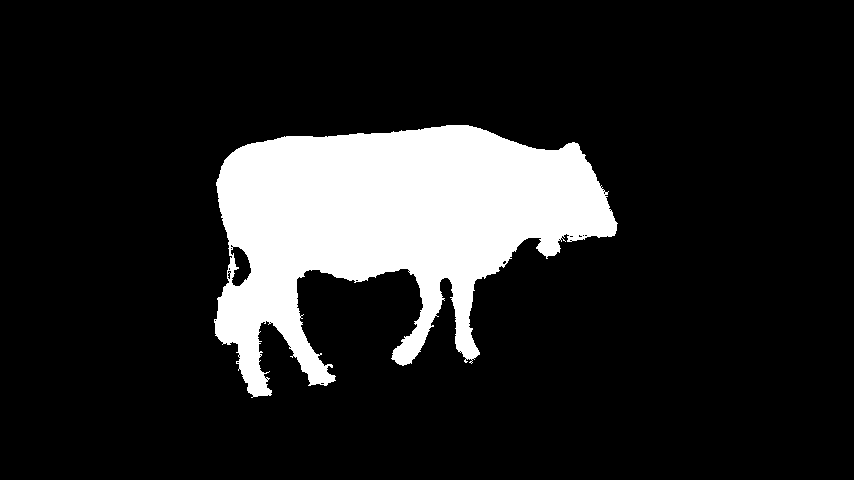
#> input picture mapping-propa/cows/00000.png, 854 x 480 px, found by its file name
$ python canny.py
#> lines starting #> are read from the running program, lines starting #| are printed output that depends on the picture; after the words box and inside, x2 and y2 are one past the last pixel; in counts of white or black regions, pixels touching at a corner belong together
import numpy as np
import math
import cv2

class Canny():

    def __init__(self):

        self.img_gray = None
        self.smoothed = None
        self.dx = None
        self.dy = None
        self.gradMat = None
        self.NMS_Mat = None
        self.img_final = None

    def edge_detection(self, img_path):

        self.img_gray = self.greyed(img_path)
        self.smoothed = self.smooth(self.img_gray)
        self.dx, self.dy, self.gradMat, _ = self.gradients(self.smoothed) #dx,dy,gradMat 分别是x方向梯度、y方向梯度和梯度强度
        self.NMS_Mat = self.NMS(self.gradMat,self.dx, self.dy)
        # cv2.imwrite("/home/songzhuoran/video/video-block-based-acc/test.png",self.NMS_Mat)
        self.img_final = self.double_threshold(self.NMS_Mat)

        return self.img_final

    # 灰度化
    def greyed(self, img_path):
        """
        Calculate function:
        Gray(i,j) = [R(i,j) + G(i,j) + B(i,j)] / 3
        or :
        Gray(i,j) = 0.299 * R(i,j) + 0.587 * G(i,j) + 0.114 * B(i,j)
        """
        # 读取图片
        img = cv2.imread(img_path)
#> img is the input picture: shape (480, 854, 3); 14.5% white; 1 white region, box (x1, y1, x2, y2) and area: (214, 125, 618, 398) 59288
        # 转换成 RGB 格式
        img_rgb = cv2.cvtColor(img, cv2.COLOR_BGR2RGB)
        # 灰度化
        img_gray = np.dot(img_rgb[...,:3], [0.299, 0.587, 0.114])

        return img_gray

    # 去除噪音 - 使用 5x5 的高斯滤波器
    def smooth(self, img_gray):

        # 生成高斯滤波器
        """
        要生成一个 (2k+1)x(2k+1) 的高斯滤波器，滤波器的各个元素计算公式如下：

        H[i, j] = (1/(2*pi*sigma**2))*exp(-1/2*sigma**2((i-k-1)**2 + (j-k-1)**2))
        """
        sigma1 = sigma2 = 1.4
        gau_sum = 0
        gaussian = np.zeros([5, 5])
        for i in range(5):
            for j in range(5):
                gaussian[i, j] = math.exp((-1/(2*sigma1*sigma2))*(np.square(i-3)
                                + np.square(j-3)))/(2*math.pi*sigma1*sigma2)
                gau_sum =  gau_sum + gaussian[i, j]

        # 归一化处理
        gaussian = gaussian / gau_sum

        # 高斯滤波
        W, H = img_gray.shape
#> W = 480; H = 854
        new_gray = np.zeros([W-5, H-5])

        for i in range(W-5):
            for j in range(H-5):
                new_gray[i, j] = np.sum(img_gray[i:i+5, j:j+5] * gaussian)

        return new_gray

    # 计算梯度幅值
    def gradients(self, new_gray):

        W, H = new_gray.shape
#> W = 475; H = 849
        dx = np.zeros([W-1, H-1])
        dy = np.zeros([W-1, H-1])
        M = np.zeros([W-1, H-1])
        theta = np.zeros([W-1, H-1])

        for i in range(W-1):
            for j in range(H-1):
                dx[i, j] = new_gray[i+1, j] - new_gray[i, j]
                dy[i, j] = new_gray[i, j+1] - new_gray[i, j]
                M[i, j] = np.sqrt(np.square(dx[i, j]) + np.square(dy[i, j])) # 图像梯度幅值作为图像强度值
                theta[i, j] = math.atan(dx[i, j] / (dy[i, j] + 0.000000001)) # 计算 slope θ - artan(dx/dy)
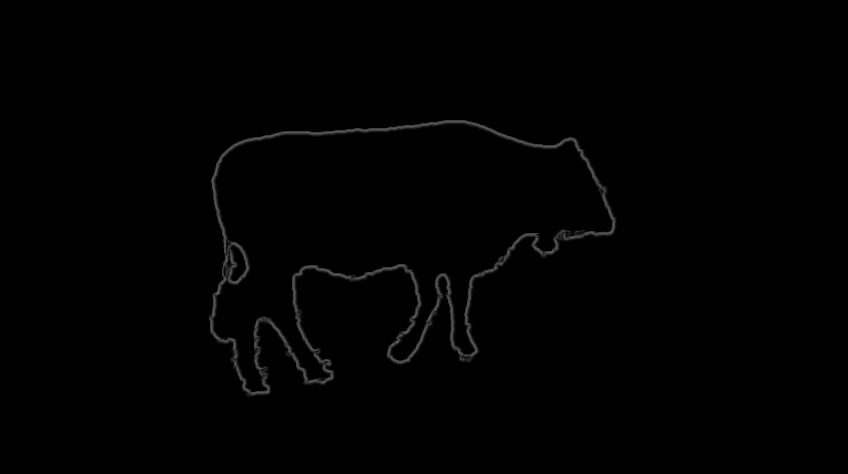
#> M: shape (474, 848) float64; min 0, max 100.2, mean 1.2
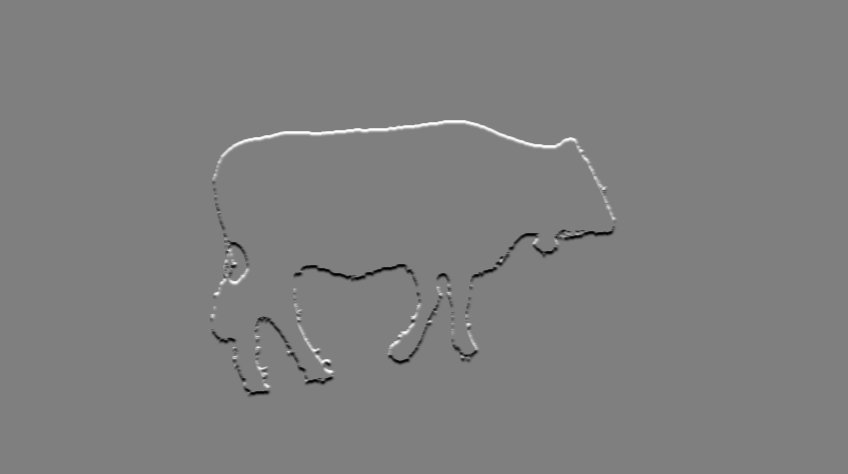
#> dx: shape (474, 848) float64; min -84.7, max 84.7, mean 0; drawn with min black and max white
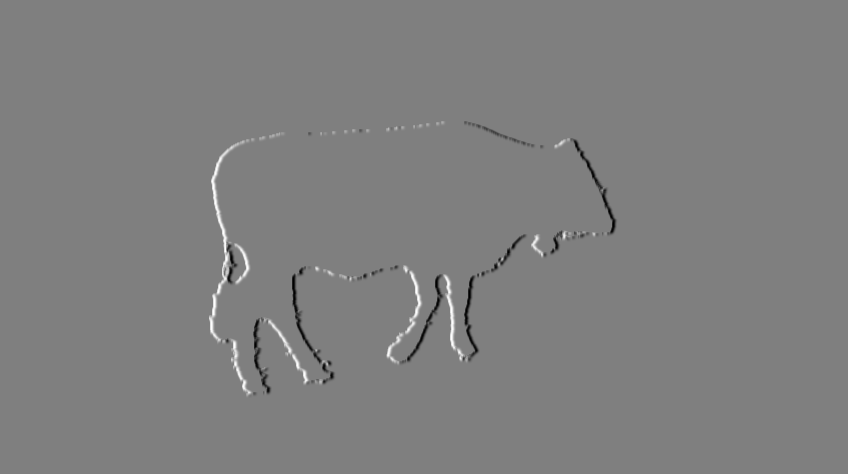
#> dy: shape (474, 848) float64; min -84.7, max 84.7, mean 0; drawn with min black and max white

        return dx, dy, M, theta

    # 非极大值抑制 NMS

    def NMS(self, M, dx, dy):

        d = np.copy(M)
        W, H = M.shape
#> W = 474; H = 848
        NMS = np.copy(d)
        NMS[0, :] = NMS[W-1, :] = NMS[:, 0] = NMS[:, H-1] = 0

        for i in range(1, W-1):
            for j in range(1, H-1):

                # 如果当前梯度为0，该点就不是边缘点
                if M[i, j] == 0:
                    NMS[i, j] = 0

                else:
                    gradX = dx[i, j] # 当前点 x 方向导数
                    gradY = dy[i, j] # 当前点 y 方向导数
                    gradTemp = d[i, j] # 当前梯度点

                    # 如果 y 方向梯度值比较大，说明导数方向趋向于 y 分量
                    if np.abs(gradY) > np.abs(gradX):
                        weight = np.abs(gradX) / np.abs(gradY) # 权重
                        grad2 = d[i-1, j]
                        grad4 = d[i+1, j]

                        # 如果 x, y 方向导数符号相同
                        # 像素点位置关系
                        # g1 g2
                        #    c
                        #    g4 g3
                        if gradX * gradY > 0:
                            grad1 = d[i-1, j-1]
                            grad3 = d[i+1, j+1]

                        # 如果 x，y 方向导数符号相反
                        # 像素点位置关系
                        #    g2 g1
                        #    c
                        # g3 g4
                        else:
                            grad1 = d[i-1, j+1]
                            grad3 = d[i+1, j-1]

                    # 如果 x 方向梯度值比较大
                    else:
                        weight = np.abs(gradY) / np.abs(gradX)
                        grad2 = d[i, j-1]
                        grad4 = d[i, j+1]

                        # 如果 x, y 方向导数符号相同
                        # 像素点位置关系
                        #      g3
                        # g2 c g4
                        # g1
                        if gradX * gradY > 0:
                            grad1 = d[i+1, j-1]
                            grad3 = d[i-1, j+1]


                        # 如果 x，y 方向导数符号相反
                        # 像素点位置关系
                        # g1
                        # g2 c g4
                        #      g3
                        else:
                            grad1 = d[i-1, j-1]
                            grad3 = d[i+1, j+1]

                    # 利用 grad1-grad4 对梯度进行插值
                    gradTemp1 = weight * grad1 + (1 - weight) * grad2
                    gradTemp2 = weight * grad3 + (1 - weight) * grad4

                    # 当前像素的梯度是局部的最大值，可能是边缘点
                    if gradTemp >= gradTemp1 and gradTemp >= gradTemp2:
                        NMS[i, j] = gradTemp

                    else:
                        # 不可能是边缘点
                        NMS[i, j] = 0
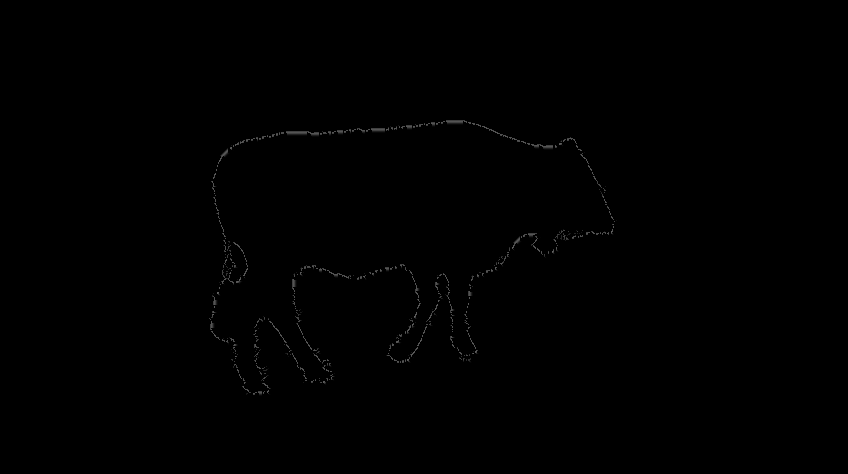
#> NMS: shape (474, 848) float64; 2.31% of pixels changed, all inside (x1, y1, x2, y2) = (209, 120, 618, 398)

        return NMS

    def double_threshold(self, NMS):

        W, H = NMS.shape
#> W = 474; H = 848
        DT = np.zeros([W, H])

        # 定义高低阈值
        TL = 0.1 * np.max(NMS)
#> TL = 10.02
        TH = 0.3 * np.max(NMS)
#> TH = 30.07

        for i in range(1, W-1):
            for j in range(1, H-1):
                if (NMS[i, j] < TL):
                    DT[i, j] = 0

                elif (NMS[i, j] > TH):
                    DT[i, j] = 1

                #
                elif (NMS[i-1, j-1:j+1] < TH).any() or (NMS[i+1, j-1:j+1].any()
                        or (NMS[i, [j-1, j+1]] < TH).any()):
                    DT[i, j] = 1
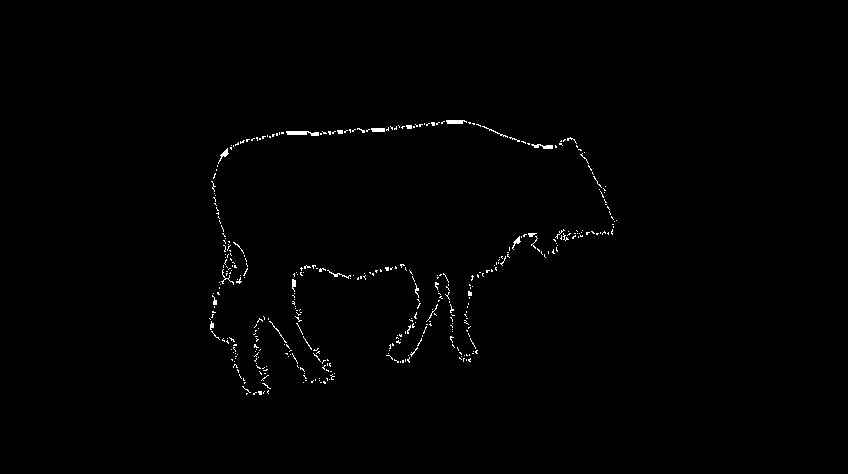
#> DT: shape (474, 848) float64; values 0 (black) and 1 (white), 0.67% white in thin lines or dots, all inside (x1, y1, x2, y2) = (209, 120, 617, 395)

        cur_img = np.zeros((480,854))
        for i in range(1, W-1):
            for j in range(1, H-1):
                if DT[i,j]==1: #边缘点
                    if self.dx[i,j]>0 and self.dy[i,j]>0:
                        for x in range(i+5,int((i+5)/8)+8):
                            for y in range(j+5,int((j+5)/8)*8+8):
                                if int((i+5)/8)+8 <= 480 and int((j+5)/8)*8+8 <= 854:
                                    cur_img[x,y] = 255
                    elif self.dx[i,j]>0 and self.dy[i,j]<0:
                        for x in range(i+5,int((i+5)/8)*8+8):
                            for y in range(int((j+5)/8)*8,j+5):
                                if int((i+5)/8)+8 <= 480 and j+5 <= 854:
                                    cur_img[x,y] = 255
                    elif self.dx[i,j]<0 and self.dy[i,j]>0:
                        for x in range(int((i+5)/8)*8,i+5):
                            for y in range(j+5,int((j+5)/8)*8+8):
                                if i+5 <= 480 and int((j+5)/8)*8+8 <= 854:
                                    cur_img[x,y] = 255
                    else:
                        for x in range(int((i+5)/8)*8,i+5):
                            for y in range(int((j+5)/8)*8,j+5):
                                if i+5 <= 480 and j+5 <= 854:
                                    cur_img[x,y] = 255
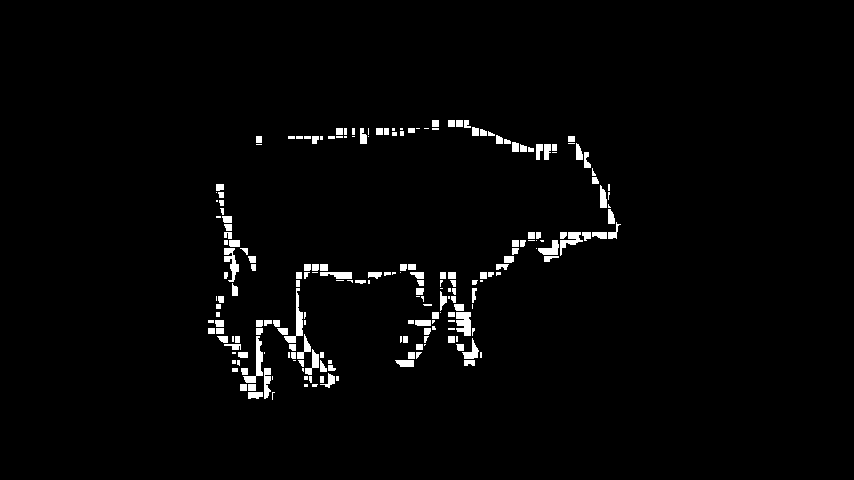
#> cur_img: shape (480, 854) float64; 2.2% white; 211 white regions (71 under 20 px), largest, box (x1, y1, x2, y2) and area: (284, 288, 303, 343) 307, (243, 336, 263, 383) 300, (456, 312, 471, 336) 294
        cv2.imwrite("/home/songzhuoran/video/video-block-based-acc/test.png",cur_img)


        return DT


canny = Canny()
edges = canny.edge_detection("/home/songzhuoran/video/video-block-based-acc/mapping_val/blackswan/00000.png")
# cv2.imwrite("/home/songzhuoran/video/video-block-based-acc/test.png",edges)
print(edges.shape)
#| (474, 848)
